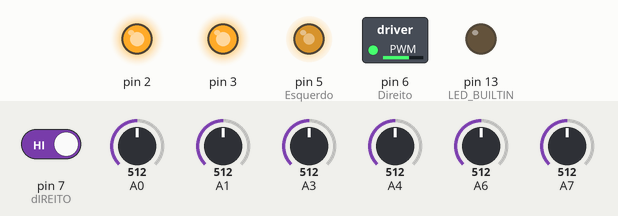
Simulated run of this sketch. Board: Arduino Nano, built with avr-gcc and run on an emulated ATmega328P. Parts: switched loads named in the sketch (green lamp = pin HIGH), output pins drawn as LEDs (lit = HIGH). The inputs (shaded band) are chosen by the test bench; at power-on: A0 = 512, A1 = 512, A7 = 512, A6 = 512, A4 = 512, pin 7 (dIREITO) HIGH, A3 = 512.

Above: at 14.6 s.
14.7 s: A0 set to 810
At 15.9 s:
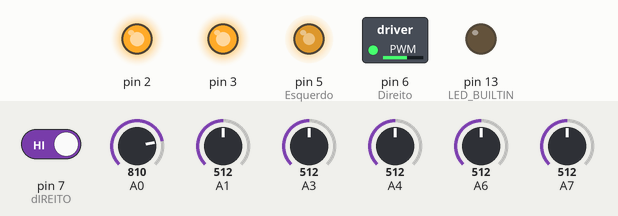
16.2 s: A1 set to 810
At 17.3 s:
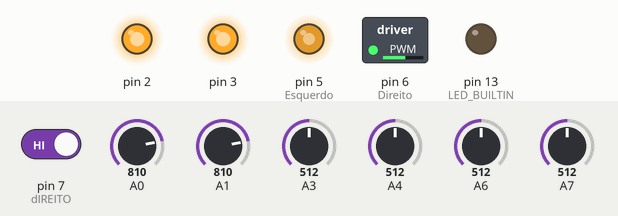
17.7 s: A7 set to 992
At 18.4 s:
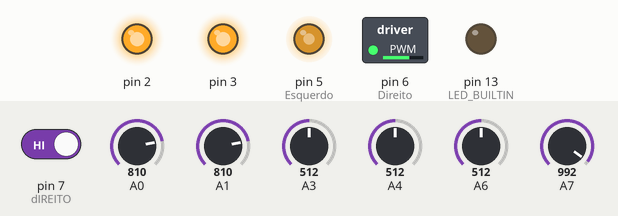
19.2 s: A6 set to 810
At 19.6 s:
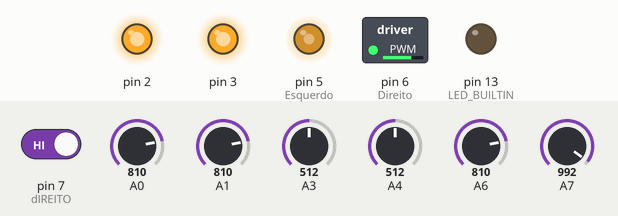
20.7 s: A0 set to 306
At 21.9 s:
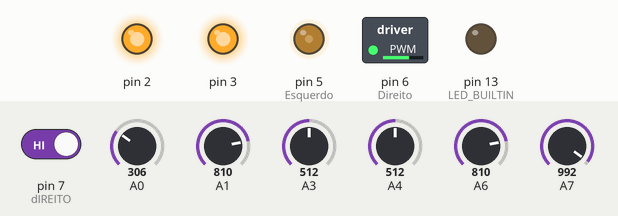
22.2 s: A4 set to 810
At 23.1 s:
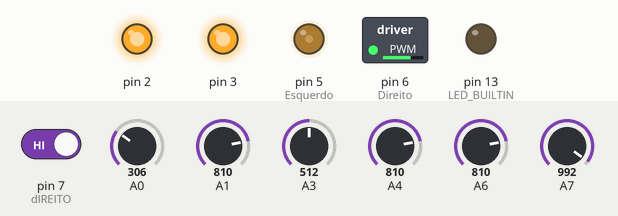
Timing chart, 0 to 24.7 s (numbered marks = the images above; inputs shaded):
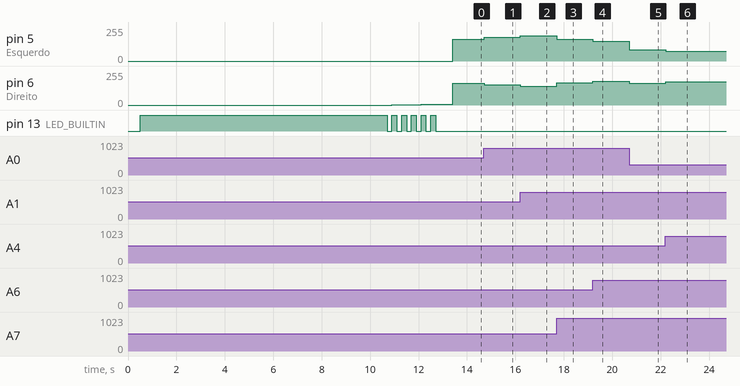

Measured:
- after the input at 14.7 s, pin 5 (Esquerdo): 165/255 → 178/255 at once; pin 6 (Direito): 165/255 → 152/255 at once
- after the input at 16.2 s, pin 5 (Esquerdo): 178/255 → 188/255 at once; pin 6 (Direito): 152/255 → 142/255 at once
- after the input at 17.7 s, pin 5 (Esquerdo): 188/255 → 163/255 at once; pin 6 (Direito): 142/255 → 167/255 at once
- after the input at 19.2 s, pin 5 (Esquerdo): 163/255 → 150/255 at once; pin 6 (Direito): 167/255 → 180/255 at once
- after the input at 20.7 s, pin 5 (Esquerdo): 150/255 → 85/255 at once; pin 6 (Direito): 180/255 → 165/255 at once
- after the input at 22.2 s, pin 5 (Esquerdo): 85/255 → 75/255 at once; pin 6 (Direito): 165/255 → 175/255 at once

The sketch:

Seguidor2019-winter.ino
```cpp
#include <QTRSensors.h>

#define kp 0.049
#define ki 0
#define kd 0.073
#define curv 7

 int mdir;
 int mesq;
 int p=0,i=0,d=0,pid;
 int lasterro = 0;
 int erro =0;
 int c=0;
 int marcdir=0;


// This example is designed for use with six analog QTR sensors. These
// reflectance sensors should be connected to analog pins A0 to A5. The
// sensors' emitter control pin (CTRL or LEDON) can optionally be connected to
// digital pin 2, or you can leave it disconnected and remove the call to
// setEmitterPin().
//
// The setup phase of this example calibrates the sensors for ten seconds and
// turns on the Arduino's LED (usually on pin 13) while calibration is going
// on. During this phase, you should expose each reflectance sensor to the
// lightest and darkest readings they will encounter. For example, if you are
// making a line follower, you should slide the sensors across the line during
// the calibration phase so that each sensor can get a reading of how dark the
// line is and how light the ground is. Improper calibration will result in
// poor readings.
//
// The main loop of the example reads the calibrated sensor values and uses
// them to estimate the position of a line. You can test this by taping a piece
// of 3/4" black electrical tape to a piece of white paper and sliding the
// sensor across it. It prints the sensor values to the serial monitor as
// numbers from 0 (maximum reflectance) to 1000 (minimum reflectance) followed
// by the estimated location of the line as a number from 0 to 5000. 1000 means
// the line is directly under sensor 1, 2000 means directly under sensor 2,
// etc. 0 means the line is directly under sensor 0 or was last seen by sensor
// 0 before being lost. 5000 means the line is directly under sensor 5 or was
// last seen by sensor 5 before being lost.

QTRSensors qtr;

const uint8_t SensorCount = 6;
uint16_t sensorValues[SensorCount];

void setup()
{
  //Motores
  pinMode(6, OUTPUT); //Direito
  pinMode(2, OUTPUT);

  pinMode(5, OUTPUT); // Esquerdo
  pinMode(3, OUTPUT);

  //SensoreS
  pinMode(7, INPUT); //dIREITO
  pinMode(8, INPUT); // ESQUERDO

  // configure the sensors
  qtr.setTypeAnalog(  );
  qtr.setSensorPins((const uint8_t[]){A0, A1, A3, A4, A6, A7}, SensorCount);
  qtr.setEmitterPin(4);

  delay(500);
  pinMode(LED_BUILTIN, OUTPUT);
  digitalWrite(LED_BUILTIN, HIGH); // turn on Arduino's LED to indicate we are in calibration mode

  // analogRead() takes about 0.1 ms on an AVR.
  // 0.1 ms per sensor * 4 samples per sensor read (default) * 6 sensors
  // * 10 reads per calibrate() call = ~24 ms per calibrate() call.
  // Call calibrate() 400 times to make calibration take about 10 seconds.
  for (uint16_t i = 0; i < 400; i++)
  {
    qtr.calibrate();
  }
  digitalWrite(LED_BUILTIN, LOW); // turn off Arduino's LED to indicate we are through with calibration

  // print the calibration minimum values measured when emitters were on
  Serial.begin(9600);
 /* for (uint8_t i = 0; i < SensorCount; i++)
  {
    Serial.print(qtr.calibrationOn.minimum[i]);
    Serial.print(' ');
  }
  Serial.println();

  // print the calibration maximum values measured when emitters were on
  for (uint8_t i = 0; i < SensorCount; i++)
  {
    Serial.print(qtr.calibrationOn.maximum[i]);
    Serial.print(' ');
  }
  Serial.println();
  Serial.println();
  delay(1000);
*/
   for(int i=0;i<6;i++){
    analogWrite(6, i);
    digitalWrite(LED_BUILTIN, HIGH);
       delay(200);
     digitalWrite(LED_BUILTIN, LOW);
       delay(200);
  }
   digitalWrite(2, 1);
   digitalWrite(3, 1);
  for(int i=0;i<165;i++){
    analogWrite(6, i);
    analogWrite(5, i);
       delay(3);

    }

}

void loop()
{
  uint16_t position = qtr.readLineWhite(sensorValues);


       marcdir = digitalRead(7);
   if(marcdir==0 ){c=c+1;delay(40);} else{delay(0);}
  //Serial.println(c);
   if(c>curv && marcdir==0){delay(20);while (1){digitalWrite(5,0); digitalWrite(6,0);analogWrite(2,0);analogWrite(3,0);}}

     else{
        erro = position -2500;

      if(erro < 800 && erro > (-800))
      {
          p =  erro * kp ;
          i= (erro + lasterro) * ki;
          d = (erro - lasterro) * kd;

          pid = p + i + d;


          mdir = 165 - pid;
          mesq = 165 + pid;
      }

      else{

    p =  erro * kp ;
    i= (erro + lasterro) * ki;
    d = (erro - lasterro) * kd;

    pid = p + i + d;


    mdir = 125 - pid;
    mesq = 125 + pid;
      }

  //Motor esquerdo A
    analogWrite(5, mesq);
    digitalWrite(3, 1);

  //Motor direito B
    analogWrite(6, mdir);
    digitalWrite(2, 1);
  lasterro = erro;

    //Serial.println(erro);
     /*Serial.println(pid);
    Serial.print("direito : ");
     Serial.println(mdir);
      Serial.print("esquerdo: ");
     Serial.println(mesq);
     Serial.println("  ");
     */
     }
}
```
